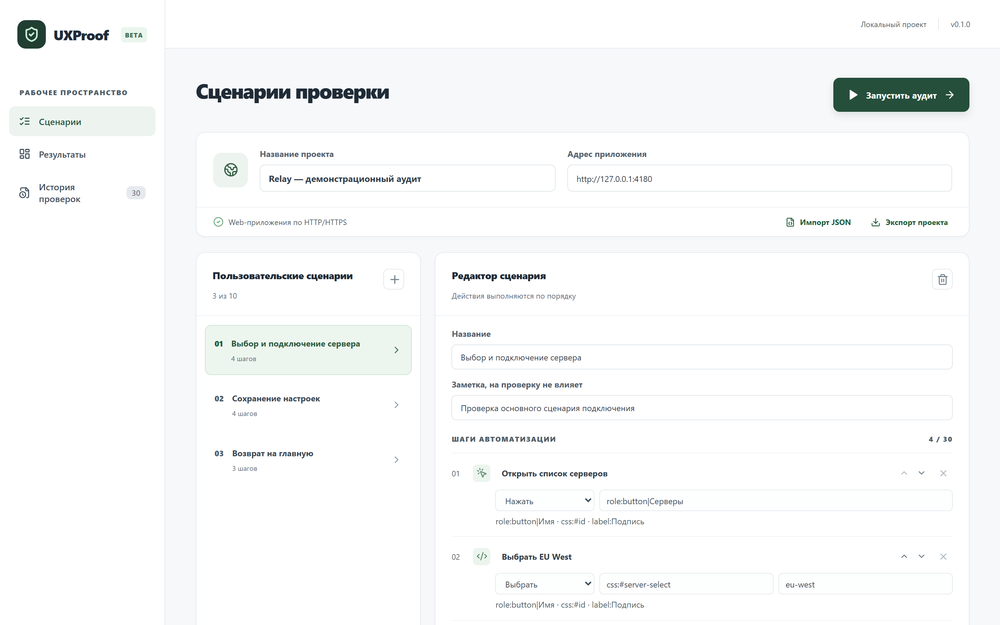
#> input picture docs/submission/assets/ui-editor.png, 1000 x 625 px, shrunk from 2880 x 1800 before the run; its folder holds 8 pictures in this run
$ python crop-assets.py
#> lines starting #> are read from the running program, lines starting #| are printed output that depends on the picture
from pathlib import Path
from PIL import Image
import qrcode

root = Path(__file__).resolve().parent / "assets"

def crop(src, box, dest):
#> called with src = 'ui-editor.png', box = (0.16, 0, 1, 1), dest = 'crop-editor.png'
    im = Image.open(root / src)
#> im is the input picture: PIL image 1000x625 RGB; mean R, G, B 247.9, 249, 249.2
    w, h = im.size
#> w = 1000; h = 625
    # box is fractions l,t,r,b
    l, t, r, b = box
    im.crop((int(w * l), int(h * t), int(w * r), int(h * b))).save(root / dest, "PNG")
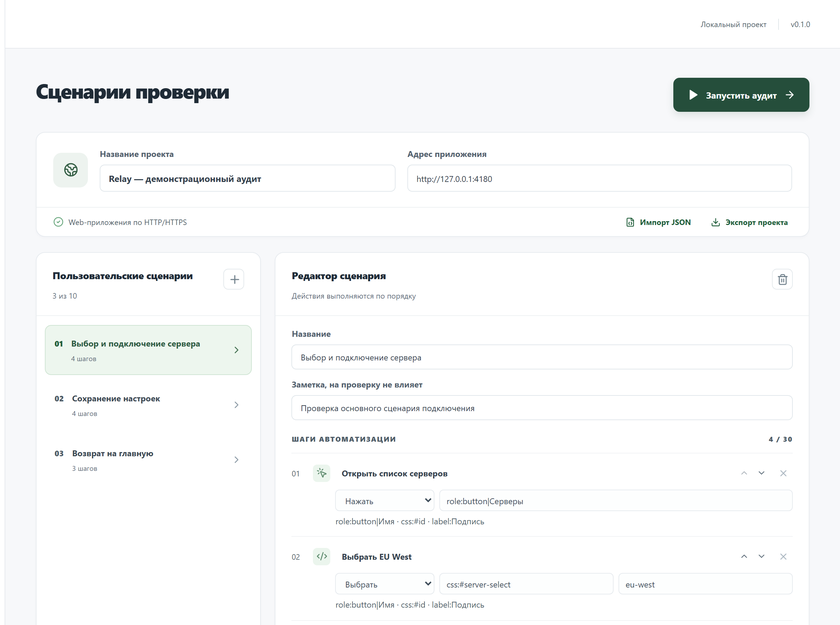
#> saved as crop-editor.png: PIL image 840x625 RGB; mean R, G, B 247.5, 248.6, 248.9

# 2x screenshots 2880x1800
crop("ui-editor.png", (0.16, 0.0, 1.0, 1.0), "crop-editor.png")
crop("ui-results.png", (0.38, 0.12, 0.99, 0.96), "crop-results.png")
#> call 2 of crop, with src = 'ui-results.png', box = (0.38, 0.12, 0.99, 0.96), dest = 'crop-results.png'
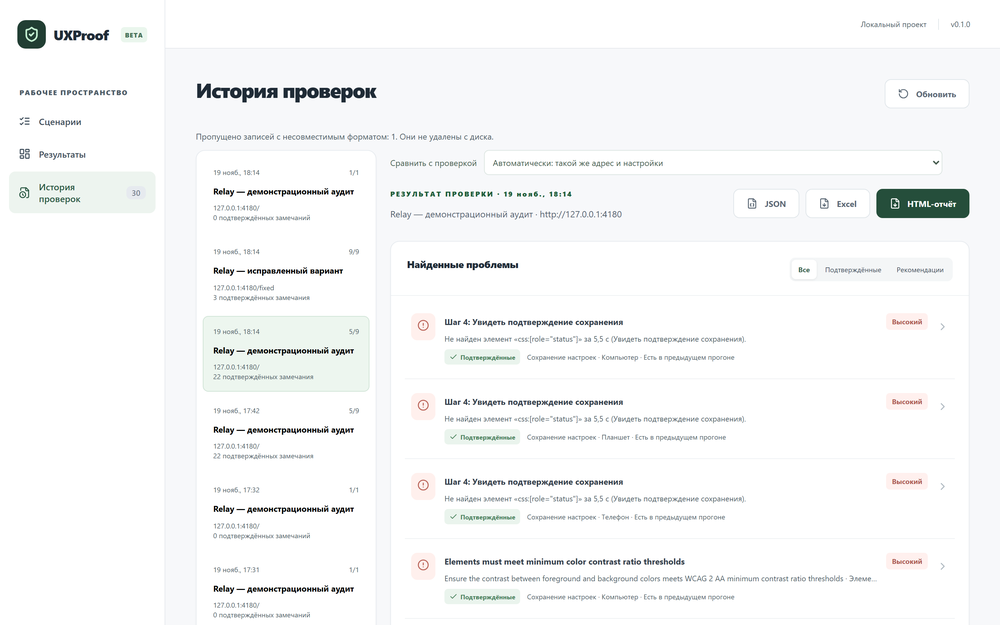
#> input picture docs/submission/assets/ui-results.png, 1000 x 625 px, shrunk from 2880 x 1800 before the run
#> in crop, im is the input picture: PIL image 1000x625 RGB; mean R, G, B 246.4, 247.3, 247.6
#> in crop (call 2), `im.crop((int(w * l), int(h * t), int(w * r), int(h * b))).save(root / ..`:
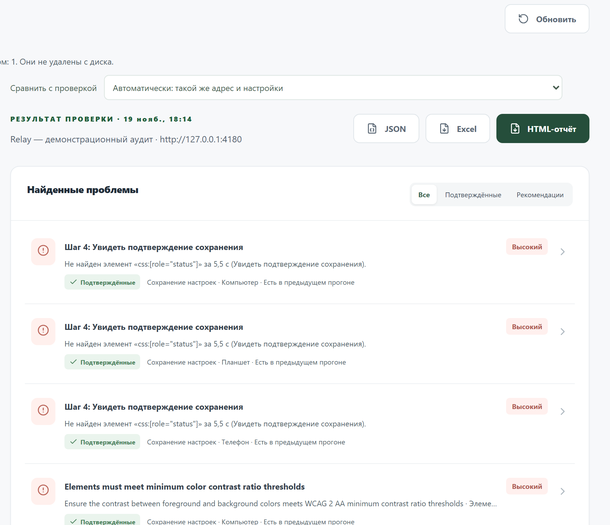
#> saved as crop-results.png: PIL image 610x525 RGB; mean R, G, B 245.8, 246.7, 247.1
crop("ui-issue-modal.png", (0.22, 0.08, 0.78, 0.92), "crop-modal.png")
#> (the run stopped early here; a loop or call above may not have finished)
